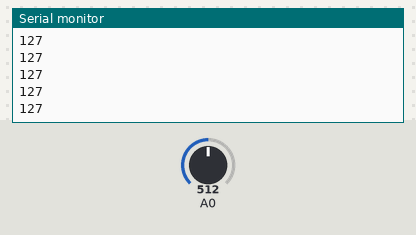
A sketch run on a simulated Arduino Uno, built with avr-gcc and run on an emulated ATmega328P. Parts: the last lines printed to the serial monitor. Inputs (shaded band) come from the test bench; at power-on: A0 = 512. No radio packets arrive unless stated.

Above: at 1.2 s.
1.3 s: A0 set to 716
At 1.8 s:
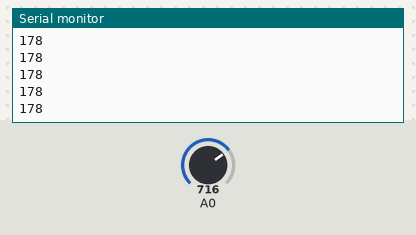
2.8 s: A0 set to 900
At 3.7 s:
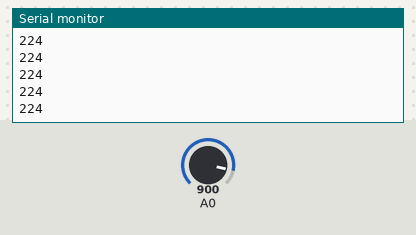
Timing chart, 0 to 5.8 s (numbered marks = the images above; inputs shaded):
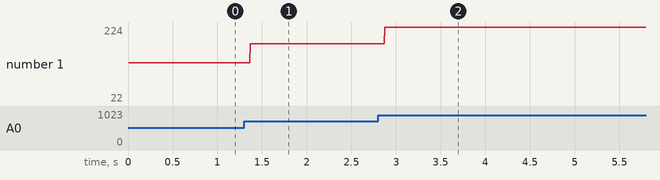

Measured:
- after the input at 1.3 s, the serial monitor: prints a new line after 0.07 s (image 1)
- after the input at 2.8 s, the serial monitor: prints a new line after 0.07 s (image 2)
- plotted number 1: 127 → 178 after the input at 1.3 s, 178 → 22 after the input at 2.8 s

The sketch:

nrf24l01_transmitter.ino
```cpp
#include <SPI.h>                      //the communication interface with the modem
#include "RF24.h"                     //the library which helps us to control the radio modem

int msg[1];

RF24 radio(9,10);                     //5 and 10 are a digital pin numbers to which signals CE and CSN are connected.

const uint64_t pipe = 0xE8E8F0F0E1LL; //the address of the modem, that will receive data from Arduino.


void setup(void){
  Serial.begin(9600);
  radio.begin();                      //it activates the modem.
  radio.openWritingPipe(pipe);        //sets the address of the receiver to which the program will send data.
}

void loop(void){
  msg[0] =  map (analogRead(0), 0, 1023, 0,255);
  radio.write(msg, 1);
  Serial.println(msg[0]);
}
```
